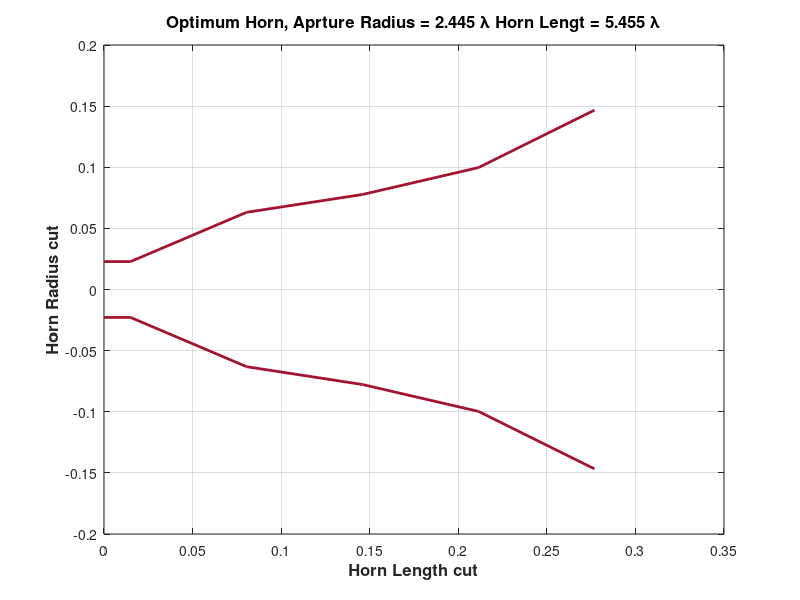

Here is the MATLAB script that generated this plot: (Note: this script raises an error after producing the figure.)
%% Optimum design for -45dB return loss from pattern search optimization 
clear;
c0 = 3e8;
F = 5e9;
lamb = c0./F;
N = 5;
data = load('ga_V2L_ms3serv2_fl_V2.mat');
fmin = data.fmin2;

R = [fmin.r(1) fmin.r(1:N)];

% R = [0.02283 0.02283 0.06313 0.07772 0.09971 0.1467]; % From GA algo


% R = [0.02 0.02 0.02667 0.03333 0.04 0.04667 0.05333 0.06 0.06667 0.07333 0.09562 0.08667 0.09333 0.1009 0.1067 0.1156...
%     0.1491];
% N = length(R) - 1;
% Len = 0.3912;
% Len = fmin.r(N + 1);

Len = fmin.r(N+1);

l1 = lamb./4;
L = [l1 ones(1, N - 1)./N .* Len];

for i = 1:N
    L_axis(i) = sum(L(1:i));
end
L_axis = [0 L_axis];
figure;
plot(L_axis, R, 'LineWidth', 2, 'Color', [0.6350, 0.0780, 0.1840] );
hold on;
plot(L_axis, -R, 'LineWidth', 2, 'Color', [0.6350, 0.0780, 0.1840] );
title(['Optimum Horn, Aprture Radius = ', num2str(R(end)./lamb), ' \lambda ', 'Horn Lengt = ', num2str(Len./lamb), ' \lambda'], 'FontSize', 12, 'FontWeight', 'bold');
xlabel('Horn Length cut', 'FontSize', 12, 'FontWeight', 'bold');
ylabel('Horn Radius cut', 'FontSize', 12, 'FontWeight', 'bold');
grid on;

%% Iteration over the frequencies 

SP = [R(2:end) Len];

XMN_data = load('Xmn.mat');
str = XMN_data.Xmn;

fc_ = fc(R(2), 1, 1);

% <<<<<<< Updated upstream
% F = linspace(fc_(1)+fc_(1)./100, fc_(3), 20);
% =======
F = linspace(fc_(1)+fc_(1)./100, fc_(11), 20);
% >>>>>>> Stashed changes
% F = 5e9;
% objective = @(x) GSM_N_opt_allvar(SP(1:N), SP(N+1), x(1:length(F)), 0);
tic;
% parfor i = 1:length(F)
RL = GSM_N_opt_allvar_V2_freq(SP(1:N), SP(N+1), F, 20);

time_used = toc;
% end

figure;
plot(F*1e-9, RL, 'LineWidth', 2);grid on;
xlabel('Frequency (GHz)', 'FontSize', 16, 'FontWeight', 'bold');
ylabel('Return loss (dB)', 'FontSize', 16, 'FontWeight', 'bold');
title('RL of patternsearch algo', 'FontSize', 16, 'FontWeight', 'bold');
% RL1 = GSM_N_opt_allvar(SP(1:N), SP(N+1), 5e9, 20);
% end
